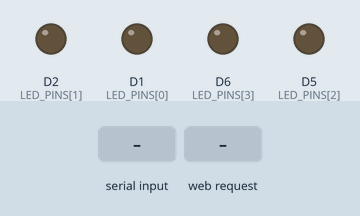
This sketch was run on a simulated ESP8266 (NodeMCU). Parts: output pins drawn as LEDs (lit = HIGH). The test bench sets the inputs (shaded band). WiFi joins after 1.5 s; servers stay silent unless stated; not simulated (calls return 0 or success): secrets.h; what the sketch prints to the serial monitor is not drawn.

Above: at 3.5 s.
3.6 s: "ALL ON\n" received over Serial
At 4.2 s:
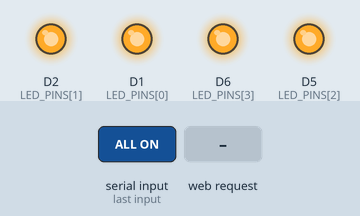
6.6 s: HTTP request GET /cmd?c=1 received
At 7.7 s:
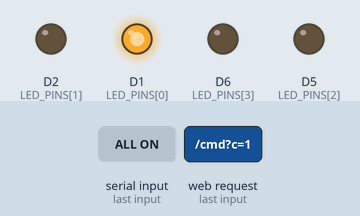
8.1 s: "ALL OFF\n" received over Serial
At 8.9 s:
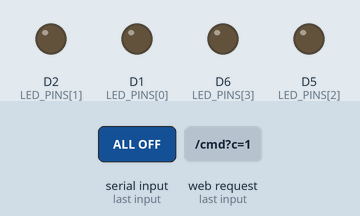
Timing chart, 0 to 11.1 s (numbered marks = the images above; inputs shaded):
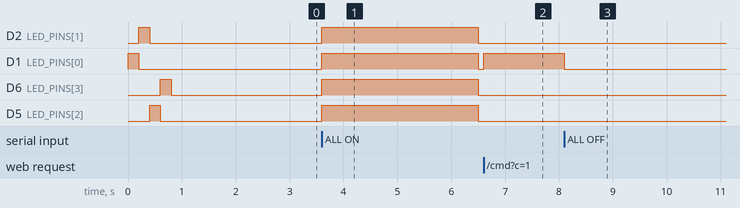

The sketch:

model_house_led.ino
```cpp
/*
 * ESP8266 (NodeMCU) - 시연용 집 모형 LED 4개
 *
 * 배선 (각 LED마다 220Ω 저항 하나씩)
 *   LED1 : D1 -> 220Ω -> LED(+), LED(-) -> GND
 *   LED2 : D2 -> 220Ω -> LED(+), LED(-) -> GND
 *   LED3 : D5 -> 220Ω -> LED(+), LED(-) -> GND
 *   LED4 : D6 -> 220Ω -> LED(+), LED(-) -> GND
 *   (D1, D2, D5, D6은 부팅 제약이 없는 안전한 핀)
 *
 * 본체 연동: 1초마다 본체 GET /model/state 를 읽는다. 본체가 'light'를 바꾸면(발표 장에서 무장 + 사람 있음)
 * 한 번 흐르기를 보여 준 뒤 전체를 켜고, 꺼지면 전체를 끈다. 상태가 바뀔 때만 적용하므로
 * 그 사이 웹페이지·시리얼로 손으로 바꾼 것은 다음 변화 때까지 그대로 둔다.
 * 본체와 5번 연속 연결이 안 되면 전체를 끈다(무장이 풀렸는지 모르면 켜 두지 않는다).
 *
 * 명령 (웹페이지, http://<IP>/cmd?c=명령, 또는 시리얼 115200)
 *   1 ~ 4                     해당 LED 토글
 *   L1 ON / L1 OFF / L1 T     1~4번 LED 켜기 / 끄기 / 토글
 *   L1 128                    밝기 0~255
 *   ALL ON / ALL OFF          전체
 *   MODE CHASE                1->2->3->4 순서로 흐르기
 *   MODE BLINK                전체 깜빡이기
 *   MODE KNIGHT               왕복 (1->4->1)
 *   MODE OFF                  패턴 정지
 *   SPEED 200                 패턴 속도(ms)
 *   STATUS                    현재 밝기 상태
 *   HUB                       본체 연동 상태
 *
 * 와이파이·본체 주소·키는 secrets.h 에 둔다(secrets.h.example 을 복사, 저장소에 올리지 않음).
 */
#include <ESP8266WiFi.h>
#include <ESP8266WebServer.h>
#include <ESP8266HTTPClient.h>
#include "secrets.h"

const uint8_t LED_PINS[4] = { D1, D2, D5, D6 };
uint8_t level[4] = { 0, 0, 0, 0 };      // 각 LED 밝기 0~255

enum Mode { M_NONE, M_CHASE, M_BLINK, M_KNIGHT };
Mode mode = M_NONE;
unsigned long patternMs = 200;
unsigned long lastStep = 0;
int step = 0;

ESP8266WebServer server(80);

// 본체 연동 상태
const unsigned long POLL_MS = 1000;
const int MAX_FAILS = 5;
unsigned long lastPoll = 0;
int hubFails = 0;
int hubLight = -1;                // -1 모름, 0 꺼짐, 1 켜짐
unsigned long welcomeUntil = 0;   // 켜질 때 흐르기를 보여 주는 끝 시각

// ---------------- LED ----------------
void setLevel(int i, int v) {
  level[i] = constrain(v, 0, 255);
  analogWrite(LED_PINS[i], level[i]);
}

void setAll(int v) {
  for (int i = 0; i < 4; i++) setLevel(i, v);
}

String status() {
  String s = "";
  for (int i = 0; i < 4; i++) {
    s += "L" + String(i + 1) + "=" + String(level[i]);
    if (i < 3) s += " ";
  }
  return s;
}

// 패턴 한 단계씩 (loop에서 non-blocking으로 호출)
void runPattern() {
  if (mode == M_NONE) return;
  if (millis() - lastStep < patternMs) return;
  lastStep = millis();

  switch (mode) {
    case M_CHASE:
      for (int i = 0; i < 4; i++) setLevel(i, i == step ? 255 : 0);
      step = (step + 1) % 4;
      break;
    case M_BLINK:
      setAll(step ? 255 : 0);
      step = !step;
      break;
    case M_KNIGHT: {
      // 0,1,2,3,2,1 반복
      int pos = step < 4 ? step : 6 - step;
      for (int i = 0; i < 4; i++) setLevel(i, i == pos ? 255 : 0);
      step = (step + 1) % 6;
      break;
    }
    default: break;
  }
}

// ---------------- 본체 연동 ----------------
void applyHubLight(int on) {
  if (on == hubLight) return;
  hubLight = on;
  if (on) {                       // 들어오면 한 바퀴 흐른 뒤 전체 켜기
    mode = M_CHASE; step = 0; lastStep = 0; patternMs = 150;
    welcomeUntil = millis() + 1200;
  } else {
    mode = M_NONE; welcomeUntil = 0;
    setAll(0);
  }
}

void finishWelcome() {
  if (welcomeUntil && (long)(millis() - welcomeUntil) >= 0) {
    welcomeUntil = 0;
    mode = M_NONE;
    setAll(255);
  }
}

void pollHub() {
  if (millis() - lastPoll < POLL_MS) return;
  lastPoll = millis();
  if (WiFi.status() != WL_CONNECTED) { hubFails++; }
  else {
    WiFiClient client;
    HTTPClient http;
    http.setTimeout(800);
    if (http.begin(client, String(HUB_URL) + "/model/state")) {
      http.addHeader("X-API-Key", HUB_KEY);
      int code = http.GET();
      if (code == 200) {
        String body = http.getString();
        hubFails = 0;
        applyHubLight(body.indexOf("\"light\":true") >= 0 ? 1 : 0);
      } else {
        hubFails++;
      }
      http.end();
    } else {
      hubFails++;
    }
  }
  if (hubFails >= MAX_FAILS && hubLight != 0) applyHubLight(0);
}

// ---------------- 명령 처리 ----------------
String handleCommand(String cmd) {
  cmd.trim();
  cmd.toUpperCase();
    // 숫자 하나(1~4)만 보내면 해당 LED 토글
  if (cmd.length() == 1 && cmd[0] >= '1' && cmd[0] <= '4') {
    int i = cmd[0] - '1';
    mode = M_NONE;
    setLevel(i, level[i] ? 0 : 255);
    return status();
  }
  if (cmd == "STATUS") return status();
  if (cmd == "HUB") return "light=" + String(hubLight) + " fails=" + String(hubFails);

  if (cmd == "ALL ON")  { mode = M_NONE; setAll(255); return status(); }
  if (cmd == "ALL OFF") { mode = M_NONE; setAll(0);   return status(); }

  // L1 ON / L1 OFF / L1 T / L1 128
  if (cmd.length() >= 4 && cmd[0] == 'L' && cmd[1] >= '1' && cmd[1] <= '4' && cmd[2] == ' ') {
    int i = cmd[1] - '1';
    String arg = cmd.substring(3);
    arg.trim();
    mode = M_NONE;                                 // 수동 조작하면 패턴 정지
    if (arg == "ON")       setLevel(i, 255);
    else if (arg == "OFF") setLevel(i, 0);
    else if (arg == "T")   setLevel(i, level[i] ? 0 : 255);
    else if (isDigit(arg[0])) setLevel(i, arg.toInt());
    else return "Usage: L1 ON|OFF|T|0~255";
    return status();
  }

  if (cmd.startsWith("MODE ")) {
    String m = cmd.substring(5);
    m.trim();
    step = 0;
    lastStep = 0;
    if (m == "CHASE")       mode = M_CHASE;
    else if (m == "BLINK")  mode = M_BLINK;
    else if (m == "KNIGHT") mode = M_KNIGHT;
    else if (m == "OFF")  { mode = M_NONE; setAll(0); }
    else return "Unknown mode: " + m;
    return "MODE " + m;
  }

  if (cmd.startsWith("SPEED ")) {
    patternMs = constrain(cmd.substring(6).toInt(), 30, 2000);
    return "SPEED " + String(patternMs) + "ms";
  }

  return "Unknown: " + cmd;
}

// ---------------- 웹페이지 ----------------
const char PAGE[] PROGMEM = R"HTML(
<!doctype html><html><head><meta charset="utf-8">
<meta name="viewport" content="width=device-width,initial-scale=1">
<title>LED x4</title>
<style>
body{font-family:sans-serif;max-width:420px;margin:20px auto;padding:0 12px}
.row{display:flex;align-items:center;gap:10px;margin:10px 0}
.dot{width:28px;height:28px;border-radius:50%;background:#ccc;border:1px solid #888}
button{padding:10px;font-size:15px;min-width:64px}
input[type=range]{flex:1}
#log{background:#eee;padding:8px;min-height:24px;margin-top:12px}
</style></head><body>
<h3>LED 4개 제어</h3>
<div id="leds"></div>
<p><button onclick="s('ALL ON')">전체 ON</button> <button onclick="s('ALL OFF')">전체 OFF</button></p>
<p>패턴
<button onclick="s('MODE CHASE')">흐르기</button>
<button onclick="s('MODE KNIGHT')">왕복</button>
<button onclick="s('MODE BLINK')">깜빡</button>
<button onclick="s('MODE OFF')">정지</button></p>
<div class="row">속도 <input type="range" min="30" max="1000" value="200"
  oninput="sv.textContent=this.value" onchange="s('SPEED '+this.value)"><span id="sv">200</span>ms</div>
<div id="log"></div>
<script>
const box=document.getElementById('leds');
for(let i=1;i<=4;i++){
  box.insertAdjacentHTML('beforeend',
  `<div class="row"><div class="dot" id="d${i}"></div><b>LED${i}</b>
   <button onclick="s('L${i} T')">토글</button>
   <input type="range" min="0" max="255" value="0" id="r${i}" onchange="s('L${i} '+this.value)"></div>`);
}
function show(t){
  log.textContent=t;
  const m=t.match(/L(\d)=(\d+)/g); if(!m) return;
  m.forEach(x=>{const [i,v]=x.slice(1).split('=');
    document.getElementById('d'+i).style.background=v>0?`rgba(255,170,0,${0.25+v/340})`:'#ccc';
    document.getElementById('r'+i).value=v;});
}
function s(c){fetch('/cmd?c='+encodeURIComponent(c)).then(r=>r.text()).then(show)}
setInterval(()=>s('STATUS'),700);
s('STATUS');
</script></body></html>
)HTML";

void setup() {
  Serial.begin(115200);
  analogWriteRange(255);
  analogWriteFreq(1000);
  for (int i = 0; i < 4; i++) {
    pinMode(LED_PINS[i], OUTPUT);
    setLevel(i, 0);
  }

  // 부팅 테스트: 1~4번 순서대로 잠깐 켜기 (배선 확인용)
  for (int i = 0; i < 4; i++) { setLevel(i, 255); delay(200); setLevel(i, 0); }

  WiFi.mode(WIFI_STA);
  WiFi.begin(WIFI_SSID, WIFI_PASS);
  while (WiFi.status() != WL_CONNECTED) { delay(300); Serial.print('.'); }
  Serial.println();
  Serial.print("IP: "); Serial.println(WiFi.localIP());

  server.on("/", []() { server.send_P(200, "text/html", PAGE); });
  server.on("/cmd", []() {
    server.send(200, "text/plain; charset=utf-8", handleCommand(server.arg("c")));
  });
  server.begin();
}

void loop() {
  server.handleClient();
  pollHub();
  runPattern();
  finishWelcome();

  if (Serial.available()) {
    Serial.println(handleCommand(Serial.readStringUntil('\n')));
  }
}
```

Measured:
- after the input at 3.6 s, D2 (LED_PINS[1]), D1 (LED_PINS[0]), D6 (LED_PINS[3]), D5 (LED_PINS[2]): LOW → HIGH at once, → LOW 2.9 s later
- after the input at 6.6 s, D1 (LED_PINS[0]): LOW → HIGH at once
- after the input at 8.1 s, D1 (LED_PINS[0]): HIGH → LOW at once
